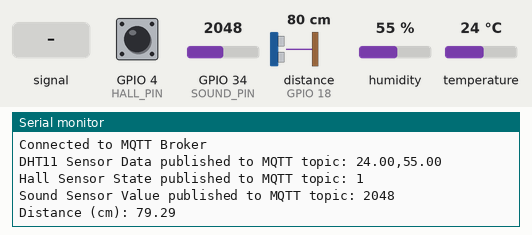
Simulated run of this sketch. Board: ESP32. Shown: the last lines printed to the serial monitor. Wiring (inferred from the names in the program): ultrasonic range finder: trigger GPIO 5; echo GPIO 18. The test bench sets the inputs (shaded band); at power-on: distance to the obstacle (sensor on GPIO 18) 80 cm, humidity 55 %, GPIO 34 (SOUND_PIN) = 2048, GPIO 4 (HALL_PIN) HIGH, temperature 24 °C. The echo pulse lasts 58.3 µs per cm; WiFi joins after 1.5 s; servers stay silent unless stated; no MQTT or app messages arrive unless stated.

Above: at 2.7 s.
2.8 s: GPIO 34 (SOUND_PIN) fed a 200 Hz sine of ±327 counts around its level
5.5 s: distance to the obstacle (sensor on GPIO 18) set to 2 cm
At 6.0 s:
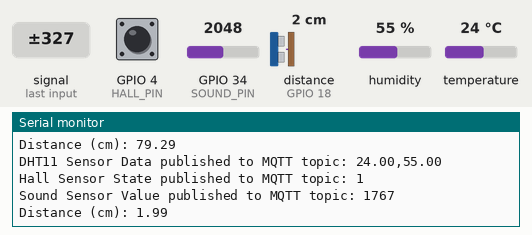
8.2 s: humidity set to 22 %
At 10.3 s:
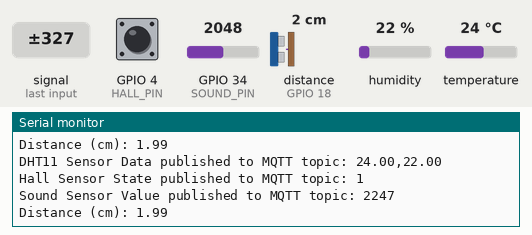
10.9 s: GPIO 34 (SOUND_PIN) set to 2866
At 13.0 s:
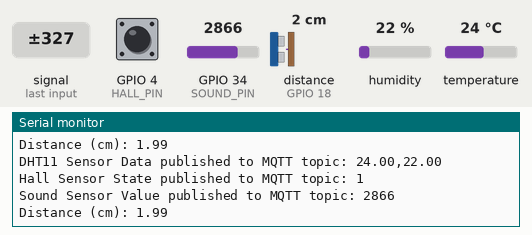
13.6 s: GPIO 4 (HALL_PIN) pulled LOW for 2.4 s
17.5 s: temperature set to 12 °C
Timing chart, 0 to 20.5 s (numbered marks = the images above; inputs shaded):
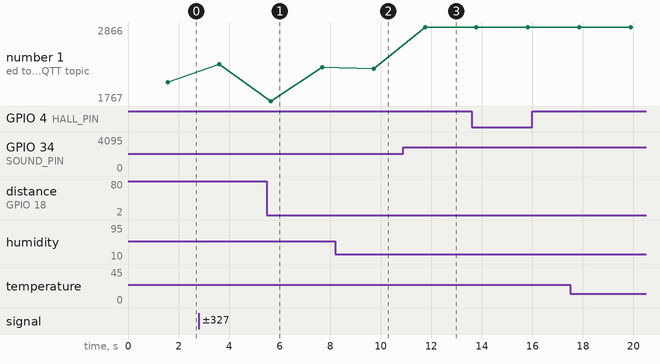

The sketch:

Publisher_code.ino
```cpp
#include <WiFi.h>
#include <PubSubClient.h>
#include <DHT.h>

// WiFi credentials
const char* ssid = "System1";
const char* password = "1234567890";

// MQTT Broker
const char* mqtt_server = "172.16.56.247"; // MQTT broker address
const int mqtt_port = 1883; // MQTT port
const char* mqtt_username = ""; // MQTT username
const char* mqtt_password = ""; // MQTT password

// MQTT topics
const char* mqtt_dht_topic = "sensor/dht11";
const char* mqtt_hall_topic = "sensor/hall";
const char* mqtt_sound_topic = "sensor/sound";
const char* mqtt_ultrasonic_topic = "sensor/dist";

// Pin Definitions
#define DHTPIN 15        // Pin connected to the DHT sensor
#define DHTTYPE DHT11    // DHT 11
#define HALL_PIN 4       // Pin connected to the output of the Hall sensor
#define SOUND_PIN 34     // Analog pin connected to the output of the sound sensor
#define TRIG_PIN 5       // Pin connected to the trigger pin of the ultrasonic sensor
#define ECHO_PIN 18      // Pin connected to the echo pin of the ultrasonic sensor

// Constants
#define SOUND_SPEED 340
#define TRIG_PULSE_DURATION_US 10

DHT dht(DHTPIN, DHTTYPE);
WiFiClient espClient;
PubSubClient client(espClient);

void setup_wifi() {
  Serial.println("Connecting to WiFi");
  WiFi.begin(ssid, password);
  while (WiFi.status() != WL_CONNECTED) {
    delay(500);
    Serial.print(".");
  }
  Serial.println("\nWiFi connected");
}

void setup_mqtt() {
  client.setServer(mqtt_server, mqtt_port);
  while (!client.connected()) {
    Serial.println("Connecting to MQTT Broker...");
    if (client.connect("ESP32Client", mqtt_username, mqtt_password)) {
      Serial.println("Connected to MQTT Broker");
    } else {
      Serial.print("Failed, rc=");
      Serial.print(client.state());
      Serial.println(" Retrying in 5 seconds");
      delay(5000);
    }
  }
}

void setup() {
  Serial.begin(115200);

  setup_wifi();
  setup_mqtt();

  dht.begin();

  pinMode(HALL_PIN, INPUT_PULLUP);
  pinMode(SOUND_PIN, INPUT);
  pinMode(TRIG_PIN, OUTPUT);
  pinMode(ECHO_PIN, INPUT);
}

void loop() {
  float humidity = dht.readHumidity();
  float temperature = dht.readTemperature();

  if (!isnan(humidity) && !isnan(temperature)) {
    String dht_payload = String(temperature) + "," + String(humidity);
    client.publish(mqtt_dht_topic, dht_payload.c_str());
    Serial.println("DHT11 Sensor Data published to MQTT topic: " + String(dht_payload));
  } else {
    Serial.println("Failed to read from DHT sensor!");
  }

  int hallState = digitalRead(HALL_PIN);
  client.publish(mqtt_hall_topic, String(hallState).c_str());
  Serial.println("Hall Sensor State published to MQTT topic: " + String(hallState));

  int soundValue = analogRead(SOUND_PIN);
  client.publish(mqtt_sound_topic, String(soundValue).c_str());
  Serial.println("Sound Sensor Value published to MQTT topic: " + String(soundValue));

  digitalWrite(TRIG_PIN, LOW);
  delayMicroseconds(2);
  digitalWrite(TRIG_PIN, HIGH);
  delayMicroseconds(TRIG_PULSE_DURATION_US);
  digitalWrite(TRIG_PIN, LOW);
  long ultrason_duration = pulseIn(ECHO_PIN, HIGH);
  float distance_cm = ultrason_duration * SOUND_SPEED / 2 * 0.0001;

  Serial.print("Distance (cm): ");
  Serial.println(distance_cm);

  if (distance_cm <= 3) {
     client.publish(mqtt_ultrasonic_topic, String(distance_cm).c_str());
  }

  delay(2000);
}
```

Measured:
- after the input at 5.5 s, the serial monitor: prints a new line after 0.16 s (image 1)
- after the input at 8.2 s, the serial monitor: prints a new line after 1.5 s (image 2)
- after the input at 10.9 s, the serial monitor: prints a new line after 0.85 s (image 3)
- plotted number 1: 2048 → 2310 after the input at 2.8 s, 2310 → 2265 after the input at 5.5 s, 2247 → 2866 after the input at 10.9 s
